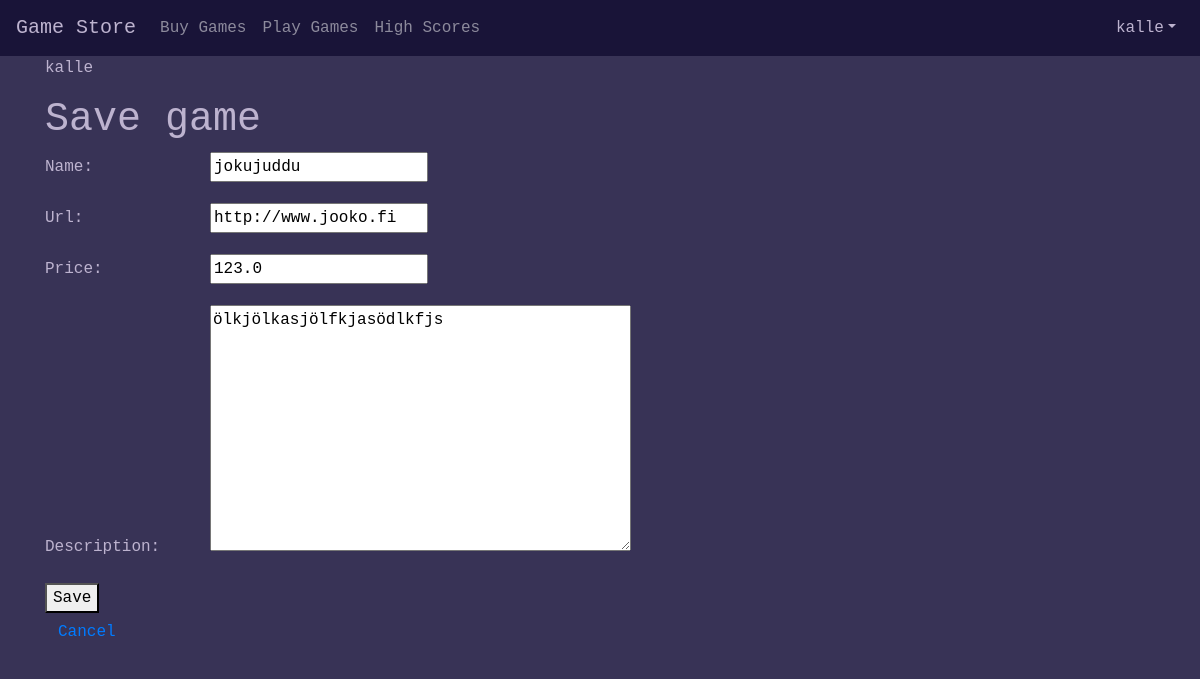
Screenshot of /games/edit/9/ (signed in) with the database file from the repository.
### storeapp/models.py (models this page shows, shortened)
class game(models.Model):
    name = models.CharField(max_length = 255)
    maker = models.ForeignKey(User, on_delete=models.CASCADE)
    url = models.URLField()
    price = models.FloatField()
    description = models.TextField()
    class Meta:
        ordering = ["name"]

### storeapp/views.py (the view, shortened to what this page needs)
# urls.py: re_path('games/edit/(?P<pk>[0-9]+)/$', views.GameUpdate.as_view(), name = "update_game"),
class GameUpdate(UpdateView):
    model = game
    fields = ['name', 'url', 'price', 'description']
    template_name = 'manageGames.html'
    def get_context_data(self, **kwargs):
        context = super().get_context_data(**kwargs)
        context['method'] = 'Save'
        context['developer'] = self.get_object().maker
        return context

### storeapp/templatetags/auth_extras.py (called while the page is built)
@register.filter(name='has_group')
def has_group(user, group_name):
    try:
        group =  Group.objects.get(name=group_name)
    except Group.DoesNotExist:
        return False
    return group in user.groups.all()

### storeapp/templates/manageGames.html (shortened to what this page needs)
{% extends 'base.html' %}
{% load auth_extras %}
{% block content %}
<p>
  {{ developer }}
</p>
  {% if request.user|has_group:"developer" %}
    <div class = "form">
      {% if developer == request.user or developer == None%}
        <h1>{{ method }} game</h1>
        <form method="POST" class="form">
          {{ form.as_p}}
          <button type = "submit">{{ method }}</button>
        </form>
        <a href='/dev/games' role="button" class="btn">Cancel</a>
    </div>
  {% else %}
    <p>
      You can't edit this game!
    </p>
  {% endif %}
  {% endif %}
{% endblock %}

### storeapp/templates/base.html (shortened to what this page needs)
<!DOCTYPE html>
<html>
<head>
  {% load static %}
  <link rel="stylesheet" href="https://maxcdn.bootstrapcdn.com/bootstrap/4.0.0-beta.3/css/bootstrap.min.css">
  <link rel="stylesheet" href="{% static "css/base.css" %}">
</head>
<body>
  {% load auth_extras %}
  {% load static %}
<nav class="navbar navbar-expand-lg navbar-toggleable-sm navbar-dark" style="background-color: #191438;">
  <a id="gamestore"class="navbar-brand" style="font-family: Courier new; color: #bdb3cf;" href="/">Game Store</a>
  <div class="collapse navbar-collapse" id="navbarSupportedContent">
    <ul class="navbar-nav mr-auto">
      <li class="nav-item">
        <a class="nav-link" href="/games">Buy Games</a>
      </li>
      <li class="nav-item">
        <a class="nav-link" href="/playgames">Play Games</a>
      </li>
      <li class="nav-item">
        <a class="nav-link" href="/highscore">High Scores</a>
      </li>
    </ul>
    <ul class="navbar-nav ml-auto">
      <li class="nav-item dropdown">
        {% if request.user.is_authenticated %}
        <a class="nav-link dropdown-toggle" href="#" id="navbarDropdown" role="button" data-toggle="dropdown" aria-haspopup="true" aria-expanded="false" style="color: #bdb3cf;">{{ user.username }}</a>
          {% endif %}
      </li>
    </ul>
  </div>
</nav>
<div class = "container mx-auto">
      {% block content %}
      {% endblock %}
</div>
</body>
</html>

### static/css/base.css (style rules this page uses)
body { background-color: #383356; color: #bdb3cf; font-family: Courier new; }
.form * label { width: 14%; }

### rows the page displays
game: name "jokujuddu", url "http://www.jooko.fi", price "123.0", description "ölkjölkasjölfkjasödlkfjs"

### other values shown
{{ user.username }} "kalle"
{{ developer }} "kalle"
{{ method }} "Save"
